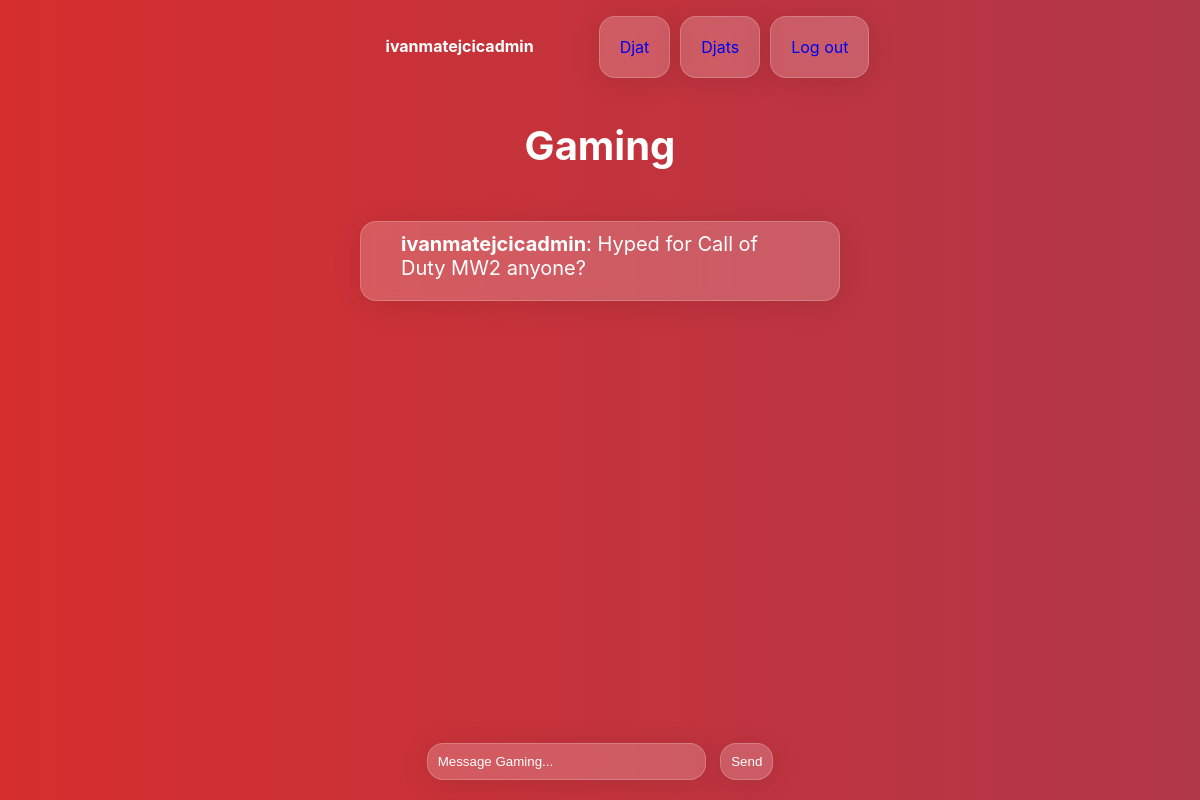
Before: /rooms/gaming/ (signed in) with the older database file.
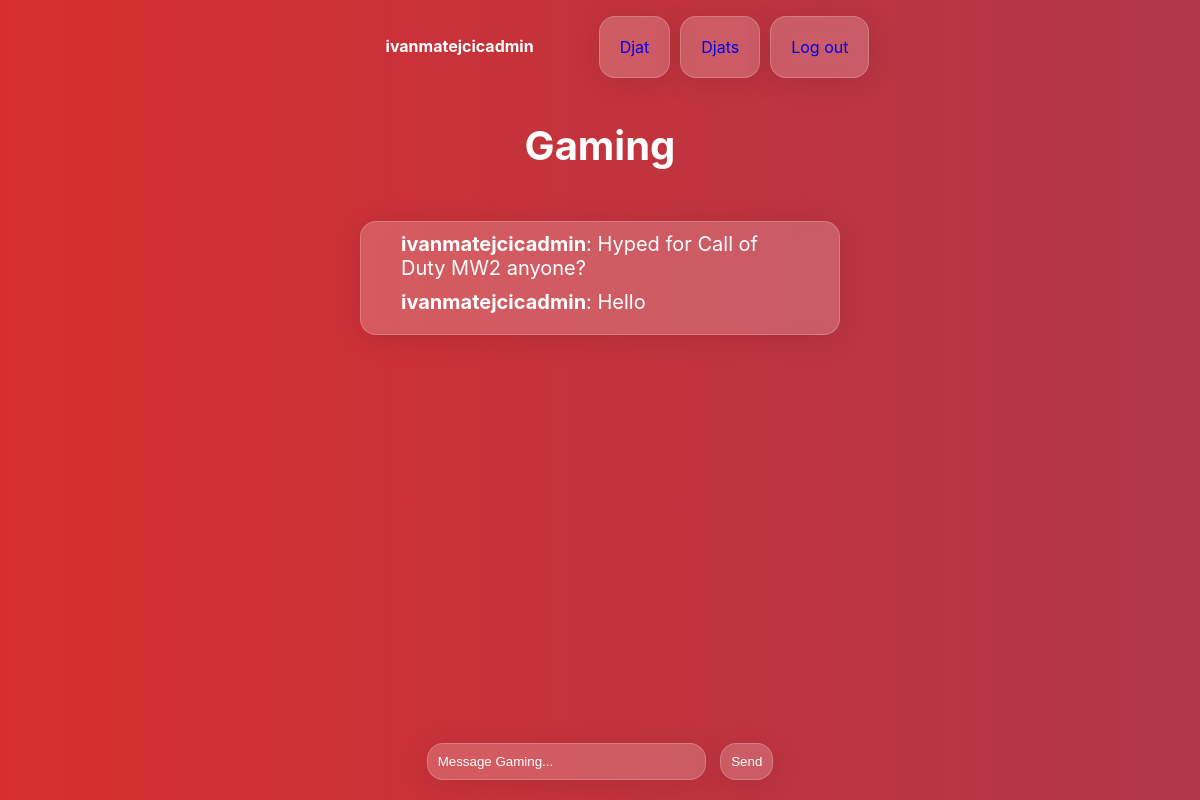
After: the same page with the newer database file.
### room/models.py (models this page shows)
class Room(models.Model):
    name = models.CharField(max_length=255)
    slug = models.SlugField(unique=True)

class Message(models.Model):
    room = models.ForeignKey(Room, related_name='messages', on_delete=models.CASCADE)
    user = models.ForeignKey(User, related_name='messages', on_delete=models.CASCADE)
    content = models.TextField()
    date_added = models.DateTimeField(auto_now_add=True)
    class Meta:
        ordering = ('date_added',)

### room/views.py (the view)
# urls.py: path('rooms/', include('room.urls')),
@login_required
def room(request, slug):
    room = Room.objects.get(slug=slug)
    messages = Message.objects.filter(room=room)[0:25]
    return render(request, 'room/room.html', {'room': room, 'messages': messages})

### room/templates/room/room.html (shortened to what this page needs)
{% extends 'chat/base.html' %}
{% block content %}
<div class = "frontpage3">
    <div>
        <h1>{{ room.name }}</h1>
    </div>
    <div id="chat-messages">
        {% for m in messages %}
        <p class = "message-and-username"><b>{{ m.user.username }}</b>: {{ m.content }}<br></p>
        {% endfor %}
    </div>
    <div>
        <form method="post" action="." class = "send-message-form">
            <div class = "input-wrapper">
                <input type="text" name="content" placeholder="Message {{ room.name }}..." id="chat-message-input" size = "30">
                <button id="chat-message-submit">Send</button>
            </div>
        </form>
    </div>
</div>
{% endblock %}

### chat/templates/chat/base.html (shortened to what this page needs)
<!DOCTYPE html>
<html>
    <head>
    </head>
    <body>
        <nav>
            {% if request.user.is_authenticated %}
            <ul class = "user">
                <li style = "color: white; font-weight: bold;">{{ request.user.username}}</li>
            </ul>
            {% endif %}
            <ul>
                <li class = "nav-items"><a href="/">Djat</a></li>
                {% if request.user.is_authenticated %}
                    <li class = "nav-items"><a href="/rooms/">Djats</a></li>
                    <li class = "nav-items"><a href="/logout/">Log out</a></li>
                {% else %}
                    <li class = "nav-items"><a href="/login/">Log in</a></li>
                    <li class = "nav-items"><a href="/signup/">Sign up</a></li>
                {% endif %}
            </ul>
        </nav>
            {% block content %}
            {% endblock %}
    </body>
</html>

### chat/templates/chat/base.html (style rules this page uses)
nav { display: flex; justify-content: center; }
ul { display: flex; list-style-type: none; }
ul li { padding: 20px; }
ul li a { text-decoration: none; }
.nav-items { background: rgba(255, 255, 255, 0.2); border-radius: 16px; box-shadow: 0 4px 30px rgba(0, 0, 0, 0.1); backdrop-filter: blur(6.2px); -webkit-backdrop-filter: blur(6.2px); border: 1px solid rgba(255, 255, 255, 0.2); justify-content: center; margin: 0px 5px 0px 5px; transition: 0.3s; }
.frontpage3 { text-align: center; width: 100%; margin-top: 2%; }
h1 { font-size: 40px; color: white; }
p { font-size: 20px; color: white; margin: 0px 15px 0px 15px; }
body { font-family: Inter, -apple-system, BlinkMacSystemFont, "Segoe UI", Roboto, Oxygen, Ubuntu, Cantarell, "Fira Sans", "Droid Sans", "Helvetica Neue", sans-serif; background: linear-gradient(270deg, #3d4f98, #d72f2f); background-size: 400% 400%; width: 100%; top: 0; margin: 0 auto; -webkit-animation: AnimationName 30s ease infinite; -moz-animation: AnimationName 30s ease infinite; animation: AnimationName 30s ease infinite; }
input { background: rgba(255, 255, 255, 0.2); border-radius: 16px; box-shadow: 0 4px 30px rgba(0, 0, 0, 0.1); backdrop-filter: blur(6.2px); -webkit-backdrop-filter: blur(6.2px); border: 1px solid rgba(255, 255, 255, 0.2); padding: 10px; margin-top: 20px; margin-right: 10px; }
#chat-messages { background: rgba(255, 255, 255, 0.2); border-radius: 16px; box-shadow: 0 4px 30px rgba(0, 0, 0, 0.1); backdrop-filter: blur(6.2px); -webkit-backdrop-filter: blur(6.2px); border: 1px solid rgba(255, 255, 255, 0.2); padding: 10px; justify-content: center; margin: 2% 30% 0% 30%; text-align: left; display: inline-block; overflow: scroll; overflow-x:hidden; }
::placeholder { color: white; }
button { background: rgba(255, 255, 255, 0.2); border-radius: 16px; box-shadow: 0 4px 30px rgba(0, 0, 0, 0.1); backdrop-filter: blur(6.2px); -webkit-backdrop-filter: blur(6.2px); border: 1px solid rgba(255, 255, 255, 0.2); padding: 10px; color: white; }
.message-and-username { padding: 0px 15px 10px 15px ; }
.input-wrapper { position: fixed; bottom: 20px; left: 0; width: 100%; margin-left: auto; margin-right: auto; text-align: center; }
#chat-message-submit { transition: 0.3s; }
#chat-message-input { outline: none; }

Changed rows visible on the page:
added Message: user.username "ivanmatejcicadmin", content "Hello"
